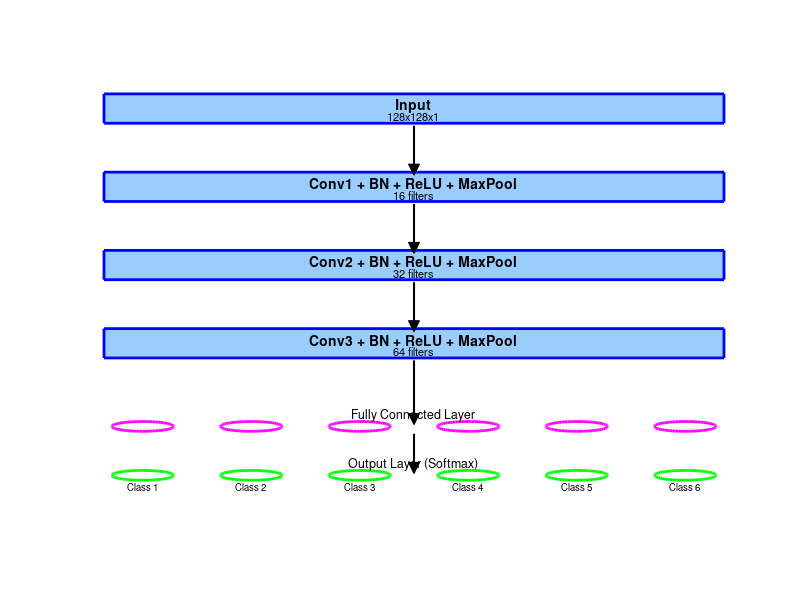

Write the MATLAB code that produced this figure.
clc;
clear;

% Define architecture
layers_info = {
    'Input', '128x128x1';  
    'Conv1 + BN + ReLU + MaxPool', '16 filters';  
    'Conv2 + BN + ReLU + MaxPool', '32 filters';
    'Conv3 + BN + ReLU + MaxPool', '64 filters';  
};

% Visual settings
blockWidth = 4;
blockHeight = 1.2;
spacing = 2;
xCenter = 5;

figure;
hold on;
axis off;
set(gcf, 'Color', 'w');

% Draw conv blocks
yPositions = zeros(size(layers_info, 1), 1);

for i = 1:size(layers_info, 1)
    yPos = -i * (blockHeight + spacing);
    yPositions(i) = yPos;

    rectangle('Position', [xCenter - blockWidth/2, yPos, blockWidth, blockHeight], ...
              'FaceColor', [0.6, 0.8, 1], 'EdgeColor', 'b', 'LineWidth', 2);
    
    text(xCenter, yPos + 0.75, layers_info{i, 1}, ...
         'HorizontalAlignment', 'center', 'FontSize', 10, 'FontWeight', 'bold');

    text(xCenter, yPos + 0.3, layers_info{i, 2}, ...
         'HorizontalAlignment', 'center', 'FontSize', 8);
end

% Connect layers with arrows
for i = 1:(length(yPositions) - 1)
    xArrow = xCenter;
    yStart = yPositions(i) - 0.1;
    yEnd = yPositions(i+1) + blockHeight + 0.1;
    plot([xArrow xArrow], [yStart yEnd], 'k-', 'LineWidth', 1.5);
    plot(xArrow, yEnd, 'kv', 'MarkerFaceColor', 'k', 'MarkerSize', 8);
end

% === Fully Connected Layer (Neuron Circles) ===
fc_y = yPositions(end) - spacing - 1;
num_fc_neurons = 6;
radius = 0.2;
x_spacing = 0.7;

for i = 1:num_fc_neurons
    x = xCenter - (num_fc_neurons/2)*x_spacing + (i-0.5)*x_spacing;
    rectangle('Position', [x - radius, fc_y, radius*2, radius*2], ...
              'Curvature', [1, 1], 'EdgeColor', 'm', 'LineWidth', 2);
end

text(xCenter, fc_y + radius*2 + 0.3, 'Fully Connected Layer', 'HorizontalAlignment', 'center', 'FontSize', 9);

% Arrow from last conv block to FC
xArrow = xCenter;
yStart = yPositions(end) - 0.1;
yEnd = fc_y + radius*2 + 0.1;
plot([xArrow xArrow], [yStart yEnd], 'k-', 'LineWidth', 1.5);
plot(xArrow, yEnd, 'kv', 'MarkerFaceColor', 'k', 'MarkerSize', 8);

% === Output Layer (Classes) ===
output_y = fc_y - spacing;
num_classes = 6;

for i = 1:num_classes
    x = xCenter - (num_classes/2)*x_spacing + (i-0.5)*x_spacing;
    rectangle('Position', [x - radius, output_y, radius*2, radius*2], ...
              'Curvature', [1, 1], 'EdgeColor', 'g', 'LineWidth', 2);
    text(x, output_y - 0.25, sprintf('Class %d', i), 'HorizontalAlignment', 'center', 'FontSize', 7);
end

text(xCenter, output_y + radius*2 + 0.3, 'Output Layer (Softmax)', 'HorizontalAlignment', 'center', 'FontSize', 9);

% Arrow from FC to output
plot([xCenter xCenter], [fc_y - 0.1 output_y + radius*2 + 0.1], 'k-', 'LineWidth', 1.5);
plot(xCenter, output_y + radius*2 + 0.1, 'kv', 'MarkerFaceColor', 'k', 'MarkerSize', 8);

% Save as image
saveas(gcf, 'hybrid_network_diagram.png');
fprintf('✅ Saved hybrid CNN + neuron-style diagram as "hybrid_network_diagram.png"\n');
